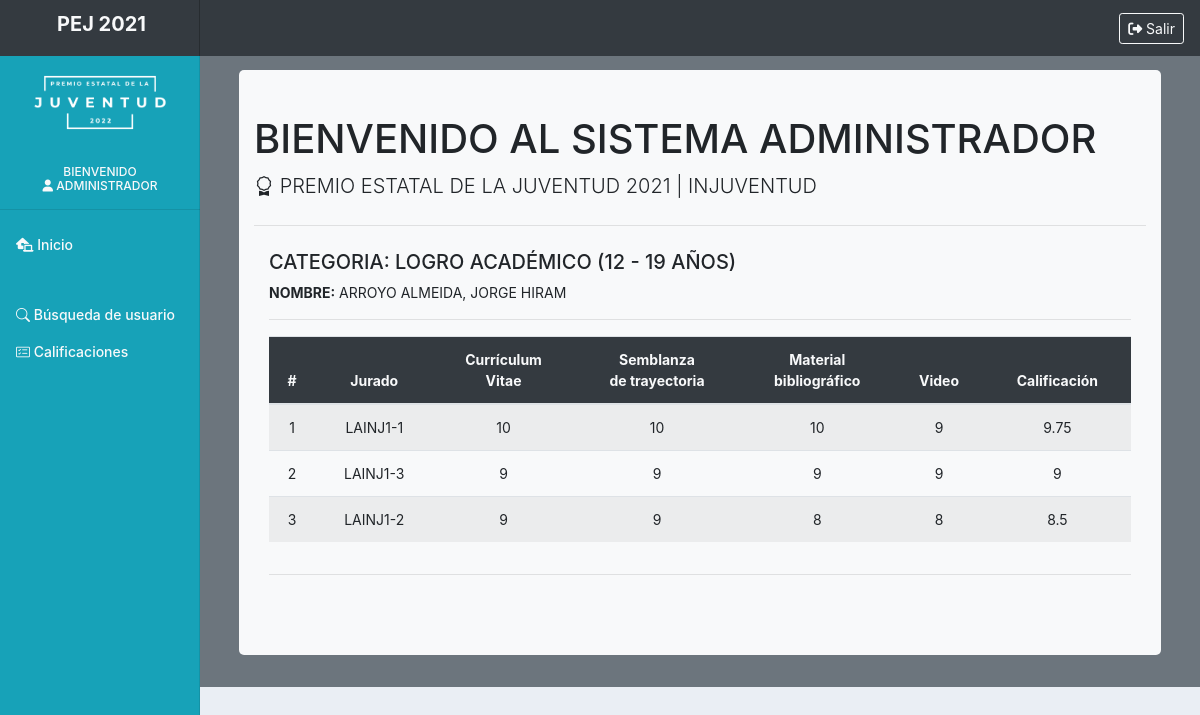
The page /administrador/docs_admin.php?id=229&id_cat=1 (signed in) on the database its author committed.
### tables this page shows
CREATE TABLE IF NOT EXISTS `datos` (
  `id` int(11) NOT NULL,
  `id_ext` int(11) NOT NULL,
  `apellido` varchar(100) NOT NULL,
  `nombre` varchar(70) NOT NULL,
  `curp` varchar(20) NOT NULL,
  `tematica` int(11) NOT NULL,
  `telefono` varchar(30) NOT NULL,
  `email` varchar(72) DEFAULT NULL,
  `municipio` int(11) NOT NULL,
  `grado` int(11) NOT NULL,
  `edad` int(11) NOT NULL,
  `tipo_usr` int(11) NOT NULL,
  `validacion` int(11) DEFAULT NULL,
  `medal` int(11) DEFAULT NULL
);

CREATE TABLE IF NOT EXISTS `calificacion` (
  `id` int(11) NOT NULL,
  `id_ext1` int(11) NOT NULL COMMENT 'postulante',
  `id_ext2` int(11) NOT NULL COMMENT 'revisor',
  `doc1` int(11) NOT NULL COMMENT 'Currículum vitae',
  `doc2` int(11) NOT NULL COMMENT 'Semblanza de trayectoria',
  `doc3` int(11) NOT NULL COMMENT 'Material bibliográfico',
  `doc4` int(11) NOT NULL COMMENT 'Video',
  `observaciones` varchar(1000) DEFAULT NULL,
  `hora_calificacion` datetime NOT NULL
);

CREATE TABLE IF NOT EXISTS `usr` (
  `id` int(11) NOT NULL,
  `nombre` varchar(300) NOT NULL,
  `usuario` varchar(50) NOT NULL,
  `pwd` varchar(100) NOT NULL,
  `perfil` int(11) NOT NULL,
  `categoria` int(11) DEFAULT NULL,
  `correo` varchar(50) DEFAULT NULL
);

### administrador/docs_admin.php (the view, shortened to what this page needs)
<?php
include('../dashboard/prcd/conn.php');
    $nombre = $_SESSION['nombre'];
?>
<!doctype html>
<html lang="es">
  <head>
    <link rel="stylesheet" href="https://cdn.jsdelivr.net/npm/bootstrap-icons@1.3.0/font/bootstrap-icons.css">
    <link href="../dashboard/css/bootstrap.css" rel="stylesheet">
    <link href="css/dashboard.css" rel="stylesheet">
  </head>
  <body>
    <nav class="navbar navbar-light sticky-top flex-md-nowrap p-0 bg-dark text-light">
        <a class="navbar-brand col-md-3 col-lg-2 mr-0 px-3 text-center" href="#">
    <h5 class="text-center display-7 text-light" style="margin-left:3px;"><b>PEJ 2021</b></h5>
    </a>
  <ul class="navbar-nav px-3">
    <li class="nav-item text-nowrap">
    <a class="btn btn-outline-light btn-sm" href="prcd/sort.php" role="button"><i class="fas fa-sign-out-alt"></i> Salir</a>
      </li>
  </ul>
</nav>
<div class="container-fluid">
  <div class="row">
    <nav id="sidebarMenu" class="col-md-3 col-lg-2 d-md-block bg-info sidebar collapse">
      <div class="sidebar-sticky pt-3">
        <ul class="navbar-nav px-3 text-center">
            <li class="align-middle">
                   <img src="../img/png_logo.png" width="81%" class="" alt="" loading="lazy">
            </li>
        </ul>
        <h6 class="sidebar-heading d-flex justify-content-center text-center align-items-center px-3 mt-4 mb-1 text-muted">
          <span class="text-light">
          Bienvenido<br><i class="fas fa-user"></i>
            <?php
              echo utf8_encode($nombre);
            ?>
          </span>
        </h6>
<hr>
        <ul class="nav flex-column">
           <li class="nav-item">
            <a class="nav-link active text-light" href="dashboard.php">
              <i class="fas fa-laptop-house"></i>
              Inicio <span class="sr-only">(current)</span>
            </a>
          </li>
          <li class="nav-item">
            <a class="nav-link text-light" href="busqueda.php">
            <i class="bi bi-search"></i> Búsqueda de usuario
            </a>
          </li>
          <li class="nav-item">
            <a class="nav-link text-light" href="revision_calificaciones.php">
            <i class="bi bi-card-checklist"></i> Calificaciones
            </a>
          </li>
        </ul>
    </nav>
    <main role="main" class="col-md-9 ml-sm-auto col-lg-10 px-md-4 bg-secondary bg-gradient" style=" height:100%;">
      <div class="d-flex justify-content-between flex-wrap flex-md-nowrap align-items-center pt-3 mb-3 ">
      </div>
    <div class="container-fluid ">
      <div class="jumbotron jumbotron-fluid " style="background-color:#f8f9fa; width:100%;border-radius:5px;  margin-top:25px; padding-top:45px;">
        <div class="container-fluid">
          <h1 class="h1">BIENVENIDO AL SISTEMA ADMINISTRADOR</h1>
          <p class="lead"><i class="bi bi-award"></i> PREMIO ESTATAL DE LA JUVENTUD 2021 | INJUVENTUD</p>
          <hr class="my-4">
        <div class="container-fluid">
        <div class="row row-cols-1 row-cols-md-1">
        <?php
            $id_consulta = $_REQUEST['id'];
            $sql_qwery = "SELECT * FROM calificacion WHERE id_ext1 = '$id_consulta'";
            $resultado_consulta= $conn->query($sql_qwery);
        ?>
        <div class="col mb-12">
        <p class="h5">CATEGORIA: <?php
            $id_busqueda = $_REQUEST['id_cat'];
            if($id_busqueda==1){
                echo 'LOGRO ACADÉMICO (12 - 19 AÑOS)';
            }
            elseif($id_busqueda==2){
                echo 'LOGRO ACADÉMICO (20 - 29 AÑOS)';
            }
            elseif($id_busqueda==3){
                echo 'DISCAPACIDAD E INTEGRACIÓN';
            }
            elseif($id_busqueda==4){
                echo 'INGENIO EMPRENDEDOR';
            }
            elseif($id_busqueda==5){
                echo 'RESPONSABILIDAD SOCIAL';
            }
            elseif($id_busqueda==6){
                echo 'MÉRITO MIGRANTE';
            }
            elseif($id_busqueda==7){
                echo 'MÉRITO CAMPESINO';
            }
            elseif($id_busqueda==8){
                echo 'PROTECCIÓN AL MEDIO AMBIENTE';
            }
            elseif($id_busqueda==9){
                echo 'CULTURA CÍVICA, POLÍTICA Y DEMOCRACIA';
            }
            elseif($id_busqueda==10){
                echo 'LITERATURA';
            }
            elseif($id_busqueda==11){
                echo 'ARTES ESCÉNICAS (MÚSICA)';
            }
            elseif($id_busqueda==12){
                echo 'ARTES ESCÉNICAS (TEATRO)';
            }
            elseif($id_busqueda==13){
                echo 'ARTES ESCÉNICAS (DANZA)';
            }
            elseif($id_busqueda==14){
                echo 'ARTES PLÁSTICAS, VISUALES Y POPULARES';
            }
            elseif($id_busqueda==15){
                echo 'ARTE URBANO';
            }
            elseif($id_busqueda==16){
                echo 'CIENCIA Y TECNOLOGÍA';
            }
        ?></p>
        <?php
          $sql_usr = "SELECT * FROM datos WHERE id_ext = '$id_consulta'";
          $resultado_usr = $conn->query($sql_usr);
          $row_usr = $resultado_usr->fetch_assoc();
        ?>
        <p><strong>NOMBRE:</strong> <?php echo $row_usr['apellido'].', '; echo $row_usr['nombre']; ?></p>
            <table class="table table-hover text-center table-striped ">
            <thead class="bg-dark text-light">
            <tr>
                <th scope="col">#</th>
                <th scope="col">Jurado</th>
                <th scope="col">Currículum<br>Vitae</th>
                <th scope="col">Semblanza<br>de trayectoria</th>
                <th scope="col">Material<br>bibliográfico</th>
                <th scope="col">Video</th>
                <th scope="col">Calificación</th>
              </tr>
            </thead>
            <tbody>
            <?php
            $y=0;
           while($row=$resultado_consulta->fetch_assoc()){
             $y++;
             echo '<tr>';
             echo '<td>'.$y.'</td>';
                $id_revisor = $row['id_ext2'];
                $sql_revisor = "SELECT * FROM usr WHERE id = '$id_revisor' AND perfil = 3";
                $resultado_revisor= $conn->query($sql_revisor);
                $row_revisor=$resultado_revisor->fetch_assoc();
            echo '<td>'.$row_revisor['usuario'].'</td>';
             echo '<td>'.$row['doc1'].'</td>';
             echo '<td>'.$row['doc2'].'</td>';
             echo '<td>'.$row['doc3'].'</td>';
             echo '<td>'.$row['doc4'].'</td>';
             $doc1 = $row['doc1'];
             $doc2 = $row['doc2'];
             $doc3 = $row['doc3'];
             $doc4 = $row['doc4'];
             $promedio = ($doc1 + $doc2 + $doc3 + $doc4)/4;
             echo '<td>'.$promedio.'</td>';
             echo '</tr>';
           }
            ?>
            </tbody>
              <hr>
          </table>
</div>
      </div>
      <hr>
      </div>
    </main>
  </div>
</div>
        <script src="css/dashboard.js"></script></body>
</html>

### dashboard/css/dashboard.css (style rules this page uses)
body { font-size: .875rem; background-color:#eaeef4; }
.sidebar { position: fixed; top: 0; bottom: 0; left: 0; z-index: 100; padding: 48px 0 0; box-shadow: inset -1px 0 0 rgba(0, 0, 0, .1); }
.sidebar-sticky { position: relative; top: 0; height: calc(100vh - 48px); padding-top: .5rem; overflow-x: hidden; overflow-y: auto; }
.sidebar .nav-link { font-weight: 500; color: #333; }
.sidebar .nav-link.active { color: #007bff; }
.sidebar-heading { font-size: .75rem; text-transform: uppercase; }
.navbar-brand { padding-top: .75rem; padding-bottom: .75rem; font-size: 1rem; box-shadow: inset -1px 0 0 rgba(0, 0, 0, .25); }

### administrador/docs_admin.php (style rules this page uses)
@media (min-width: 768px) { body { background-color:gray; } }

### rows shown on the page
datos: apellido "ARROYO ALMEIDA", nombre "JORGE HIRAM"
calificacion: usr.usuario "LAINJ1-1", doc1 "10", doc2 "10", doc3 "10", doc4 "9", promedio "9.75"
calificacion: usr.usuario "LAINJ1-3", doc1 "9", doc2 "9", doc3 "9", doc4 "9"
calificacion: usr.usuario "LAINJ1-2", doc1 "9", doc2 "9", doc3 "8", doc4 "8", promedio "8.5"

### other values the page prints
utf8_encode($nombre) "ADMINISTRADOR"
